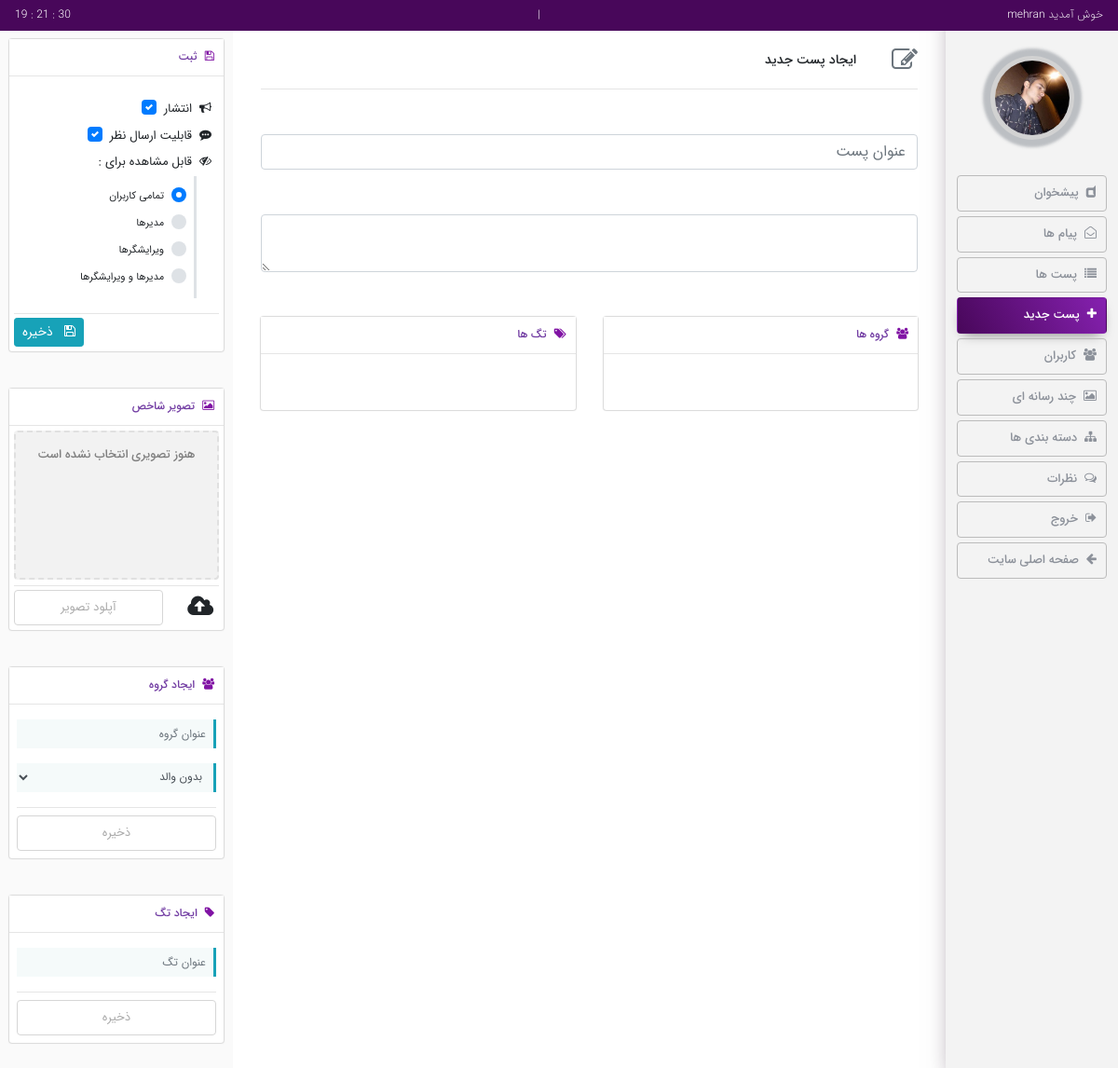
Before: /cpanel/cpanel.php?action=newpost (signed in) with the older database file.
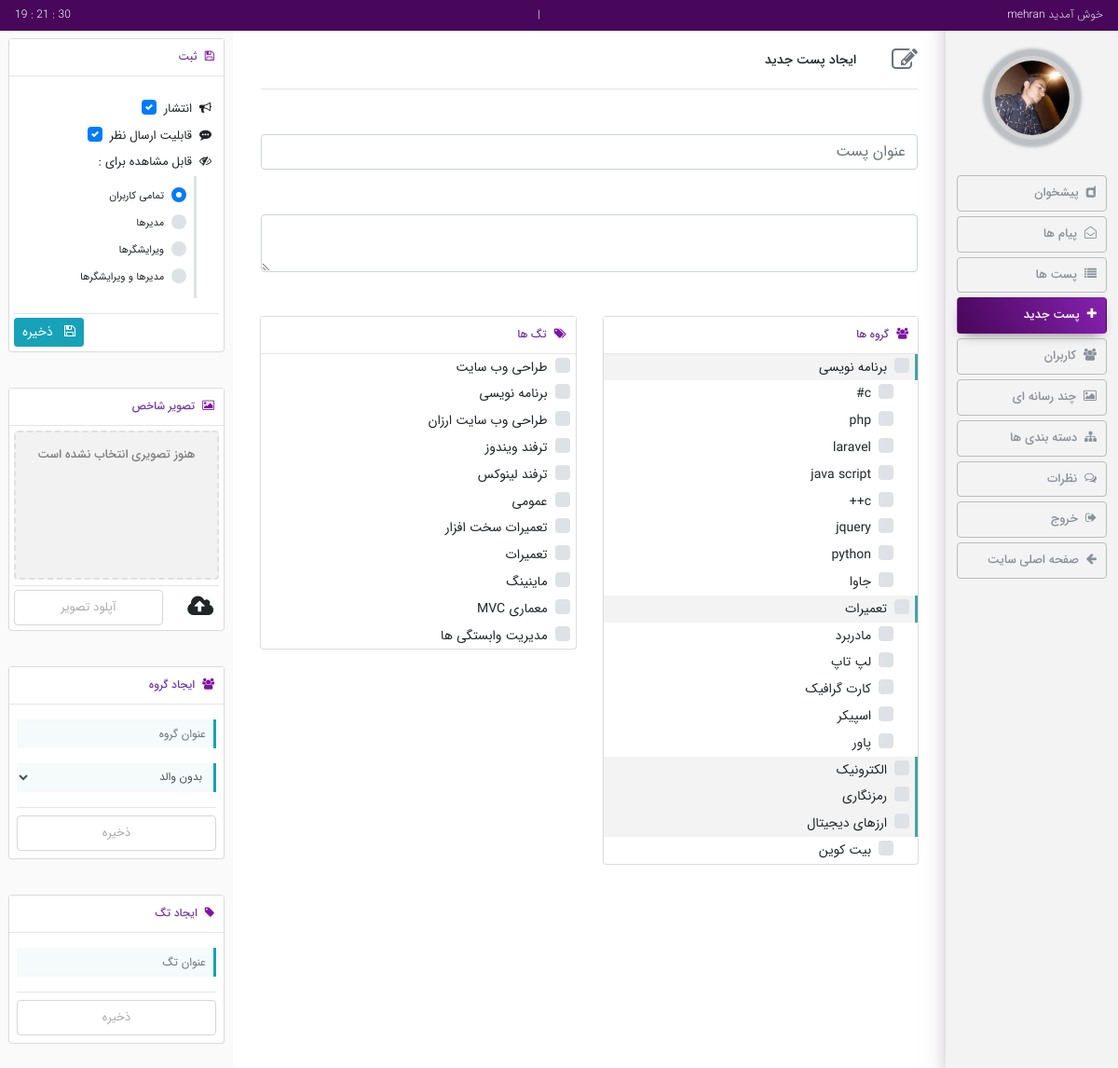
After: the same page with the newer database file.
### tables this page shows
CREATE TABLE IF NOT EXISTS `tbl_post_meta` (
  `id` int(11) NOT NULL AUTO_INCREMENT,
  `title` varchar(200) DEFAULT NULL,
  `parent` int(11) DEFAULT '0',
  `meta_type` varchar(45) DEFAULT 'category',
  PRIMARY KEY (`id`)
);

### classes/PostMeta.php (called while the page is built, shortened)
<?php
class PostMeta extends Base
{
    public function __construct($a, $b, $c, $d){
        $this->id = (int)$a;
        $this->title = $b;
    }
    public function __get($property)
    {
        $data = ["id", "title", "parent", "meta_type"];
        if (in_array($property, $data))
            return $this->$property;
        else
            die("invalid key:'$property'");
    }
    public static function allCategoriesByParent($id)
    {
        $conn = self::connect();
        $stmt = $conn->prepare("CALL SP_PostMeta_AllCategoriesByParent(?)");
        $stmt->execute([$id]);
        if ($stmt->rowcount()){
            $post_metas = array();
            foreach ($stmt->fetchAll() as $row)
                $post_metas[] = new PostMeta(
                    $row['id'],
                    $row['title'],
                    $row['parent'],
                    $row['meta_type']
                );
            return $post_metas;
        }
        else
            return false;
    }
    public static function allTags()
    {
        $conn = self::connect();
        $result = $conn->query("CALL SP_Tag_All()");
        if ($result->rowcount()){
            $post_metas = array();
            foreach ($result->fetchAll() as $row)
                $post_metas[] = new PostMeta(
                    $row['id'],
                    $row['title'],
                    $row['parent'],
                    $row['meta_type']
                );
            return $post_metas;
        }
        else
            return false;
    }
}

### cpanel/views/post/create.php (the view, shortened to what the changed rows need)
<div id="new-post" class="part row">
    <div class="new-post-right col-9">
        <div id="newpost">
            <div class="row">
                <div class="col-6">
                    <div class="new-post-left-part">
                        <div id="cats-container">
                            <?php
                            if ($cats = PostMeta::allCategoriesByParent(0)) {
                                foreach ($cats as $cat) {
                                    ?>
                                    <div class="custom-control custom-checkbox shifttoleft1">
                                        <label class="custom-control-label" for="<?= $cat->id ?>"><?= $cat->title ?></label>
                                    </div>
                                    <?php
                                    if ($cats = PostMeta::allCategoriesByParent($cat->id)) {
                                        foreach ($cats as $cat) {
                                            ?>
                                            <div class="custom-control custom-checkbox shifttoleft2">
                                                <label class="custom-control-label" for="<?= $cat->id ?>"><?= $cat->title ?></label>
                                            </div>
                                                                    <?php
                                        }
                                    }
                                }
                            }
                            ?>
                        </div>
                    </div>
                </div>
                <div class="col-6">
                    <div class="new-post-left-part">
                        <div id="tags-container">
                            <?php
                            if ($tags = PostMeta::allTags()) {
                                foreach ($tags as $tag) {
                                    ?>
                                    <div class="custom-control custom-checkbox shifttoleft-tag">
                                        <label class="custom-control-label" for="<?= $tag->id ?>"><?= $tag->title ?></label>
                                    </div>
                            <?php
                                }
                            }
                            ?>
                        </div>
                    </div>
                </div>
            </div>
        </div>
    </div>
</div>

Changed rows visible on the page:
added tbl_post_meta: title "برنامه نویسی"
added tbl_post_meta: title "c#", shown under "برنامه نویسی"
added tbl_post_meta: title "php", shown under "برنامه نویسی"
added tbl_post_meta: title "laravel", shown under "برنامه نویسی"
added tbl_post_meta: title "java script", shown under "برنامه نویسی"
added tbl_post_meta: title "c++", shown under "برنامه نویسی"
added tbl_post_meta: title "jquery", shown under "برنامه نویسی"
added tbl_post_meta: title "python", shown under "برنامه نویسی"
added tbl_post_meta: title "جاوا", shown under "برنامه نویسی"
added tbl_post_meta: title "تعمیرات"
added tbl_post_meta: title "مادربرد", shown under "تعمیرات"
added tbl_post_meta: title "لپ تاپ", shown under "تعمیرات"
added tbl_post_meta: title "کارت گرافیک", shown under "تعمیرات"
added tbl_post_meta: title "اسپیکر", shown under "تعمیرات"
added tbl_post_meta: title "پاور", shown under "تعمیرات"
added tbl_post_meta: title "الکترونیک"
added tbl_post_meta: title "رمزنگاری"
added tbl_post_meta: title "ارزهای دیجیتال"
added tbl_post_meta: title "بیت کوین", shown under "ارزهای دیجیتال"
added tbl_post_meta: title "طراحی وب سایت"
added tbl_post_meta: title "برنامه نویسی"
added tbl_post_meta: title "طراحی وب سایت ارزان"
added tbl_post_meta: title "ترفند ویندوز"
added tbl_post_meta: title "ترفند لینوکس"
added tbl_post_meta: title "عمومی"
added tbl_post_meta: title "تعمیرات سخت افزار"
added tbl_post_meta: title "تعمیرات"
added tbl_post_meta: title "ماینینگ"
added tbl_post_meta: title "معماری MVC"
added tbl_post_meta: title "مدیریت وابستگی ها"
